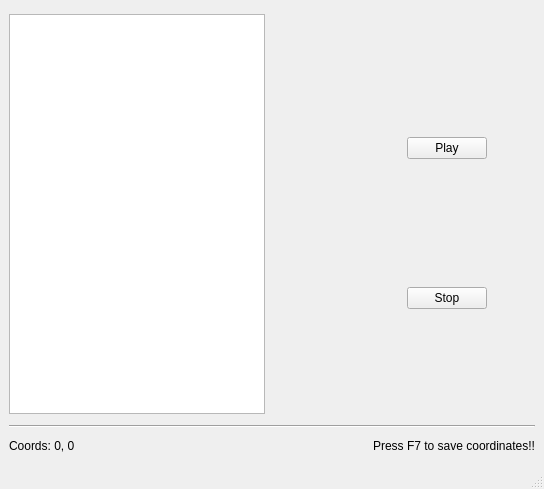
<?xml version="1.0" encoding="UTF-8"?>
<ui version="4.0">
 <class>MainWindow</class>
 <widget class="QMainWindow" name="MainWindow">
  <property name="geometry">
   <rect>
    <x>0</x>
    <y>0</y>
    <width>544</width>
    <height>489</height>
   </rect>
  </property>
  <property name="windowTitle">
   <string>MainWindow</string>
  </property>
  <widget class="QWidget" name="centralwidget">
   <layout class="QGridLayout" name="gridLayout_2">
    <item row="0" column="1">
     <spacer name="horizontalSpacer">
      <property name="orientation">
       <enum>Qt::Horizontal</enum>
      </property>
      <property name="sizeType">
       <enum>QSizePolicy::Fixed</enum>
      </property>
      <property name="sizeHint" stdset="0">
       <size>
        <width>70</width>
        <height>20</height>
       </size>
      </property>
     </spacer>
    </item>
    <item row="5" column="0">
     <widget class="QLabel" name="coordLbl">
      <property name="text">
       <string>Coords: 0, 0</string>
      </property>
     </widget>
    </item>
    <item row="0" column="0">
     <widget class="QListView" name="coordList">
      <property name="sizePolicy">
       <sizepolicy hsizetype="Fixed" vsizetype="Fixed">
        <horstretch>0</horstretch>
        <verstretch>0</verstretch>
       </sizepolicy>
      </property>
      <property name="minimumSize">
       <size>
        <width>200</width>
        <height>400</height>
       </size>
      </property>
      <property name="baseSize">
       <size>
        <width>0</width>
        <height>0</height>
       </size>
      </property>
     </widget>
    </item>
    <item row="1" column="0" colspan="4">
     <widget class="Line" name="line">
      <property name="orientation">
       <enum>Qt::Horizontal</enum>
      </property>
     </widget>
    </item>
    <item row="0" column="2" colspan="2">
     <layout class="QVBoxLayout" name="verticalLayout" stretch="0,0">
      <property name="spacing">
       <number>25</number>
      </property>
      <property name="sizeConstraint">
       <enum>QLayout::SetDefaultConstraint</enum>
      </property>
      <property name="leftMargin">
       <number>60</number>
      </property>
      <property name="topMargin">
       <number>20</number>
      </property>
      <item>
       <widget class="QPushButton" name="playBtn">
        <property name="sizePolicy">
         <sizepolicy hsizetype="Fixed" vsizetype="Fixed">
          <horstretch>0</horstretch>
          <verstretch>0</verstretch>
         </sizepolicy>
        </property>
        <property name="minimumSize">
         <size>
          <width>0</width>
          <height>0</height>
         </size>
        </property>
        <property name="text">
         <string>Play</string>
        </property>
       </widget>
      </item>
      <item>
       <widget class="QPushButton" name="stopBtn">
        <property name="enabled">
         <bool>true</bool>
        </property>
        <property name="sizePolicy">
         <sizepolicy hsizetype="Fixed" vsizetype="Fixed">
          <horstretch>0</horstretch>
          <verstretch>0</verstretch>
         </sizepolicy>
        </property>
        <property name="contextMenuPolicy">
         <enum>Qt::DefaultContextMenu</enum>
        </property>
        <property name="layoutDirection">
         <enum>Qt::LeftToRight</enum>
        </property>
        <property name="text">
         <string>Stop</string>
        </property>
       </widget>
      </item>
     </layout>
    </item>
    <item row="5" column="3">
     <widget class="QLabel" name="label">
      <property name="sizePolicy">
       <sizepolicy hsizetype="Fixed" vsizetype="Fixed">
        <horstretch>0</horstretch>
        <verstretch>0</verstretch>
       </sizepolicy>
      </property>
      <property name="text">
       <string>Press F7 to save coordinates!!</string>
      </property>
      <property name="scaledContents">
       <bool>true</bool>
      </property>
      <property name="alignment">
       <set>Qt::AlignCenter</set>
      </property>
      <property name="margin">
       <number>0</number>
      </property>
      <property name="indent">
       <number>-1</number>
      </property>
     </widget>
    </item>
   </layout>
  </widget>
  <widget class="QMenuBar" name="menubar">
   <property name="geometry">
    <rect>
     <x>0</x>
     <y>0</y>
     <width>544</width>
     <height>21</height>
    </rect>
   </property>
  </widget>
  <widget class="QStatusBar" name="statusbar"/>
 </widget>
 <resources/>
 <connections/>
</ui>
